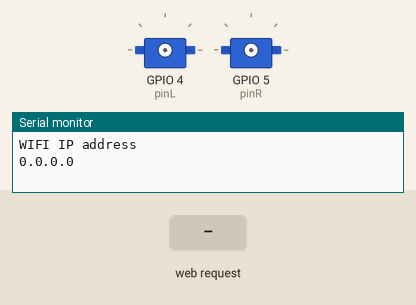
The sketch below on a simulated ESP8266 (NodeMCU). Shown: 2 × servo, the last lines printed to the serial monitor. The test bench sets the inputs (shaded band).

Above: at 1.2 s.
1.3 s: HTTP request GET /command/f received
2.8 s: HTTP request GET /command/b received
At 4.0 s:
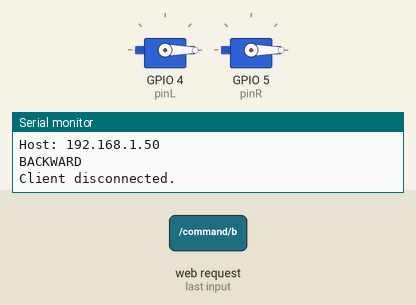
4.3 s: HTTP request GET /command/r received
At 5.3 s:
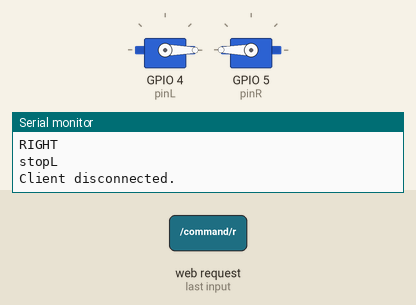
5.8 s: HTTP request GET /command/l received
At 6.5 s:
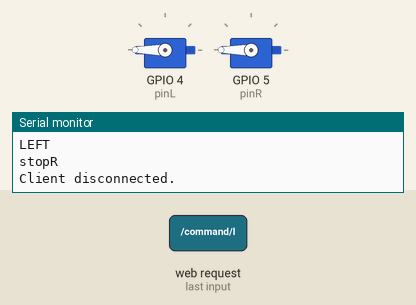
Timing chart, 0 to 8.8 s (numbered marks = the images above; inputs shaded):
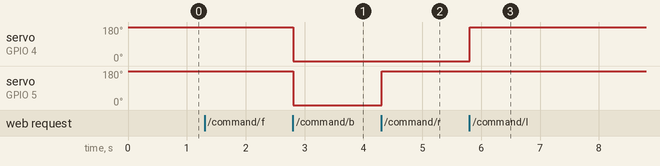

The sketch:

Servo_test.ino
```cpp
#include <Servo.h>
#include <ESP8266WiFi.h>

//const char* ssid     = "UPCFDD5BF8";
//const char* password = "w7bkvsrExkye";

const int leftF = 1;
const int rightF = 1;
const int pinL = 4;
const int pinR = 5;

WiFiServer server(80);


long lastCommand = 0;
long currentTime;
long previousTime;
long timeoutTime = 2000;
String header;
bool stopedL = true;
bool stopedR = true;

Servo servoLeft;
Servo servoRight;

void stopR(){
  if(!stopedR) {
    Serial.println("stopR");
    servoRight.detach();
    stopedR = true;
  }
}

void stopL(){
  if(!stopedL) {
    Serial.println("stopL");
    servoLeft.detach();
    stopedL = true;
  }
}

void moveR(){
  stopL();
  if(stopedR){
    servoRight.attach(pinR);
    stopedR = false;
  }
  servoRight.write(360*rightF);
  lastCommand = millis();
}

void moveL(){
  stopR();
  if(stopedL){
    servoLeft.attach(pinL);
    stopedL = false;
  }
  servoLeft.write(360*leftF);
  lastCommand = millis();
}

void moveF(){
  if(stopedL){
    servoLeft.attach(pinL);
  }
  if(stopedR){
    servoRight.attach(pinR);
  }
  servoLeft.write(360*leftF);
  stopedL = false;
  servoRight.write(360*rightF);
  stopedR = false;
  lastCommand = millis();
}

void moveB(){
  if(stopedL){
    servoLeft.attach(pinL);
  }
  if(stopedR){
    servoRight.attach(pinR);
  }
  servoLeft.write(-360*leftF);
  stopedL = false;
  servoRight.write(-360*rightF);
  stopedR = false;
  lastCommand = millis();
}

void stopAll(){
  stopR();
  stopL();
}

void setup() {
  Serial.begin(115200);
  WiFi.mode(WIFI_AP);
  WiFi.softAP("MiniAutko01", "12345678");
  Serial.println("WIFI IP address");
  Serial.println(WiFi.localIP());
  server.begin();
}

void loop() {
    WiFiClient client = server.available();
//    servoLeft.write(360);
//    servoRight.write(360);
//    delay(5000);
//    servoLeft.write(-360);
//    servoRight.write(-360);
//    delay(5000);
//    Serial.println("WIFI IP address");
//    Serial.println(WiFi.localIP());
    if (client) {
    Serial.println("New Client.");
    String currentLine = "";
    currentTime = millis();
    previousTime = currentTime;
    while (client.connected() && currentTime - previousTime <= timeoutTime) { // loop while the client's connected
      currentTime = millis();
      if (client.available()) {             // if there's bytes to read from the client,
        char c = client.read();             // read a byte, then
        Serial.write(c);                    // print it out the serial monitor
        header += c;
        if (c == '\n') {                    // if the byte is a newline character
          // if the current line is blank, you got two newline characters in a row.
          // that's the end of the client HTTP request, so send a response:
          if (currentLine.length() == 0) {
            // HTTP headers always start with a response code (e.g. HTTP/1.1 200 OK)
            // and a content-type so the client knows what's coming, then a blank line:
            client.println("HTTP/1.1 200 OK");
            client.println("Content-type:text/html");
            client.println("Connection: close");
            client.println();

            // turns the GPIOs on and off
            if (header.indexOf("GET /command/f") >= 0) {
              Serial.println("FORWARD");
              moveF();
            } else if (header.indexOf("GET /command/b") >= 0) {
              Serial.println("BACKWARD");
              moveB();
            } else if (header.indexOf("GET /command/r") >= 0) {
              Serial.println("RIGHT");
              moveR();
            } else if (header.indexOf("GET /command/l") >= 0) {
              Serial.println("LEFT");
              moveL();
            } else if (header.indexOf("GET /command/s") >= 0) {
              Serial.println("STOP");
              stopAll();
            }

            // Display the HTML web page
            client.println("<!DOCTYPE html><html>");
            client.println("<head><meta name=\"viewport\" content=\"width=device-width, initial-scale=1\">");
            client.println("<link rel=\"icon\" href=\"data:,\">");
            // CSS to style the on/off buttons
            // Feel free to change the background-color and font-size attributes to fit your preferences
            client.println("<style>html { font-family: Helvetica; display: inline-block; margin: 0px auto; text-align: center;}");
            client.println(".button { background-color: #195B6A; border: none; color: white; padding: 16px 40px;");
            client.println("text-decoration: none; font-size: 30px; margin: 2px; cursor: pointer;}");
            client.println(".button2 {background-color: #77878A;}</style></head>");

            // Web Page Heading
            client.println("<body><h1>ESP8266 Web Server</h1>");

            // Display current state, and ON/OFF buttons for GPIO 5
            client.println("<p><a href=\"/command/f\"><button class=\"button\">Forward</button></a></p>");
            client.println("<p><a href=\"/command/l\"><button class=\"button\">Left</button></a>");
            client.println("<a href=\"/command/r\"><button class=\"button\">Right</button></a></p>");
            client.println("<p><a href=\"/command/b\"><button class=\"button\">Backward</button></a></p>");

            client.println("<p><a href=\"/command/s\"><button class=\"button\">STOP</button></a></p>");

            client.println("</body></html>");

            // The HTTP response ends with another blank line
            client.println();
            // Break out of the while loop
            break;
          } else { // if you got a newline, then clear currentLine
            currentLine = "";
          }
        } else if (c != '\r') {  // if you got anything else but a carriage return character,
          currentLine += c;      // add it to the end of the currentLine
        }
      }
    }
    // Clear the header variable
    header = "";
    // Close the connection
    client.stop();
    Serial.println("Client disconnected.");
    Serial.println("");
  } else {

  }
  delay(10);
//  Serial.print("TIME AFTER last command: ");
//  Serial.println(millis() - lastCommand);
//  Serial.println(stopedL);
//  Serial.println(stopedR);
  if((!stopedL || !stopedR) && (millis() - lastCommand) >= 2000){
      Serial.println("stop");
      stopAll();
    }
}
```

Measured:
- after the input at 2.8 s, servo on GPIO 4 (pinL), servo on GPIO 5 (pinR): 180° → 0° at once
- after the input at 4.3 s, servo on GPIO 5 (pinR): 0° → 180° at once
- after the input at 5.8 s, servo on GPIO 4 (pinL): 0° → 180° at once
